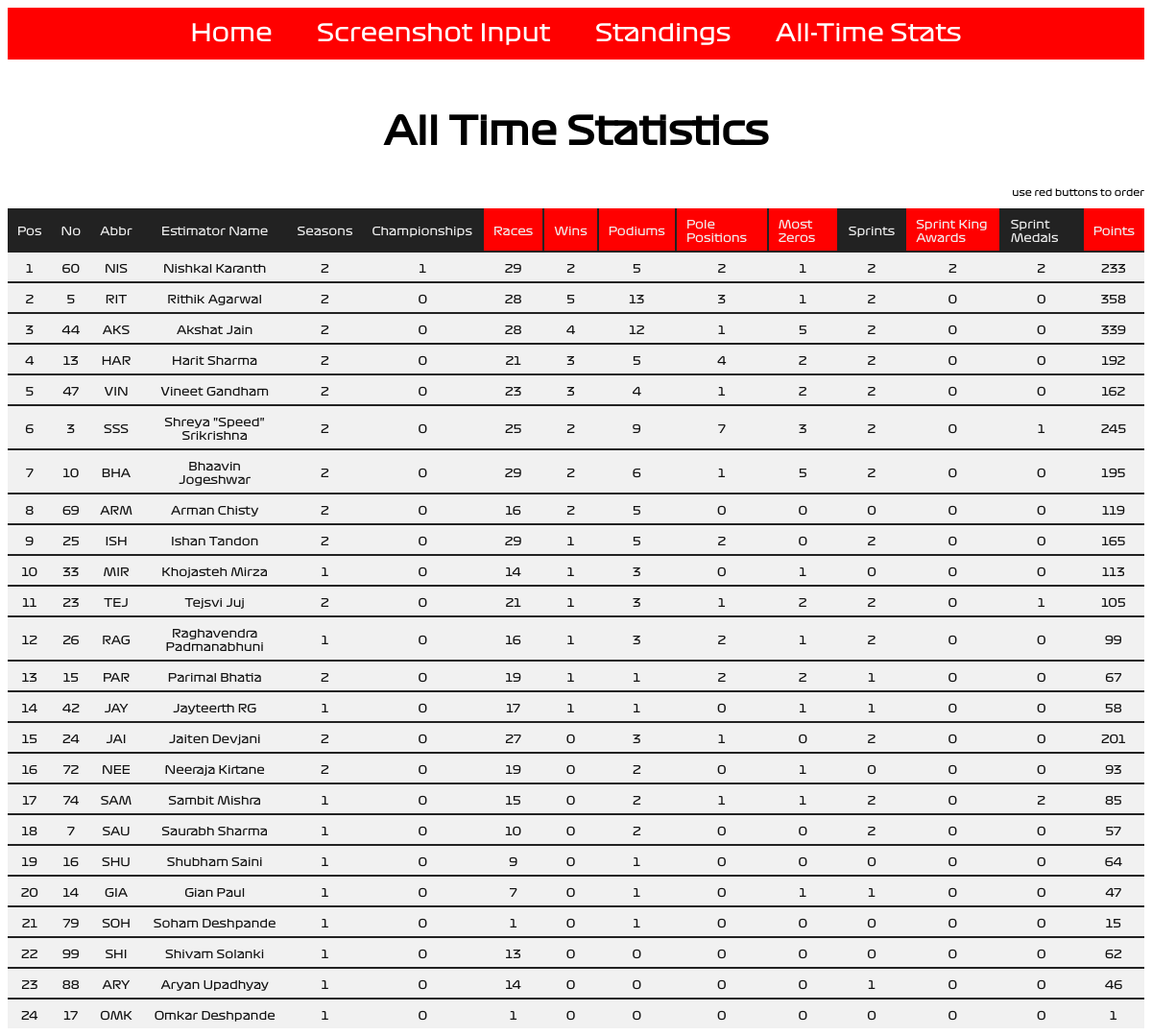
The page /alltimestats/ on the database as committed earlier.
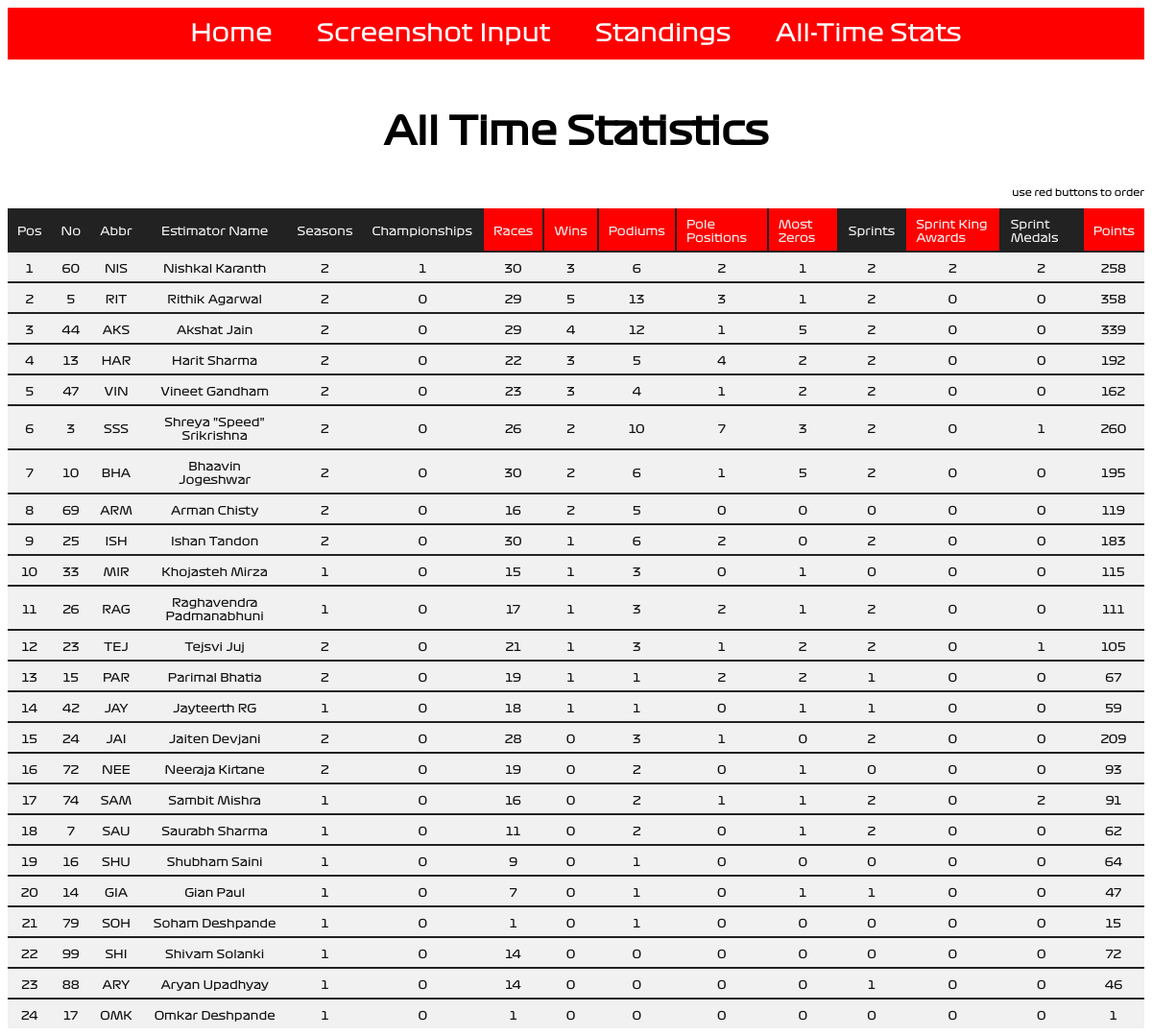
The same page on the database as committed later.
### input_portal/models.py (models this page shows, shortened)
class alltime_leaderboard(models.Model):
    abbr = models.CharField(max_length = 4, unique = True)
    first_name = models.CharField(max_length = 32)
    last_name = models.CharField(max_length = 32)
    driver_no = models.IntegerField()
    points = models.FloatField()
    races = models.IntegerField()
    wins = models.IntegerField()
    podiums = models.IntegerField()
    sprints = models.IntegerField()
    sprint_king = models.IntegerField()
    sprint_medals = models.IntegerField()
    poles = models.IntegerField()
    most_zeros = models.IntegerField()
    seasons = models.IntegerField()
    championships = models.IntegerField()

### input_portal/views.py (the view)
# urls.py: path('alltimestats/', views.AllTimeStatsView, name='alltimestats'),
def AllTimeStatsView(request):
    href_list=['races', 'wins', 'podiums', 'poles', 'mostzeros', 'sprintkings', 'points']
    selected_list=['unselected', 'unselected', 'unselected', 'unselected', 'unselected', 'unselected', 'unselected']
    alltimestats_list = alltime_leaderboard.objects.order_by('-championships', '-wins', '-podiums', '-points')
    stats_dict = {'stat_table' : alltimestats_list, 'h': href_list, 's': selected_list}
    return render(request, 'alltimestats.html', context = stats_dict)

### input_portal/templates/input_portal/alltimestats.html
<!DOCTYPE html>
{% extends "input_portal/base.html" %}
{% block body_block %}
  <h2>All Time Statistics</h2>
  <p style="text-align: right; font-size: 10px"> use red buttons to order </p>
  {% if stat_table %}
  <table class="current_leaderboard centre">
  <thead>
    <td class="statHead"> Pos </td>
    <td class="statHead"> No </td>
    <td class="statHead"> Abbr </td>
    <td class="statHead tcentre"> Estimator Name </td>
    <td class="statHead"> Seasons </td>
    <td class="statHead"> Championships </td>
    <td class="statButton{{ s.0 }}"> <a href = "{{ h.0 }}"> Races </a> </td>
    <td class="statButton{{ s.1 }}"> <a href = "{{ h.1 }}"> Wins </a> </td>
    <td class="statButton{{ s.2 }}"> <a href = "{{ h.2 }}"> Podiums </a> </td>
    <td class="statButton{{ s.3 }}"> <a href = "{{ h.3 }}"> Pole Positions </a> </td>
    <td class="statButton{{ s.4 }}"> <a href = "{{ h.4 }}"> Most Zeros </a> </td>
    <td class="statHead"> Sprints </td>
    <td class="statButton{{ s.5 }}"> <a href = "{{ h.5 }}"> Sprint King Awards </a> </td>
    <td class="statHead"> Sprint Medals </td>
    <td class="statButton{{ s.6 }}"> <a href = "{{ h.6 }}"> Points </a> </td>
  </thead>
  {% for row in stat_table %}
    <tr>
      <td class="statText"> {{ forloop.counter }} </td>
      <td class="statText"> {{ row.driver_no }} </td>
      <td class="statText"> {{ row.abbr }} </td>
      <td class="statText"> {{ row.first_name }} {{ row.last_name }} </td>
      <td class="statText"> {{ row.seasons }} </td>
      <td class="statText"> {{ row.championships }} </td>
      <td class="statText"> {{ row.races }} </td>
      <td class="statText"> {{ row.wins }} </td>
      <td class="statText"> {{ row.podiums }} </td>
      <td class="statText"> {{ row.poles }} </td>
      <td class="statText"> {{ row.most_zeros }} </td>
      <td class="statText"> {{ row.sprints }} </td>
      <td class="statText"> {{ row.sprint_king }} </td>
      <td class="statText"> {{ row.sprint_medals }} </td>
      <td class="statText"> {{ row.points|floatformat:0 }} </td>
    </tr>
  {% endfor %}
  </table>
  {% else %}
    <p>No data found </p>
  {% endif %}
{% endblock %}

Rows that differ between the two databases and show on the page:
changed alltime_leaderboard "NIS": races "29" → "30"; wins "2" → "3"; podiums "5" → "6"; points "233" → "258"
changed alltime_leaderboard "RIT": races "28" → "29"
changed alltime_leaderboard "AKS": races "28" → "29"
changed alltime_leaderboard "HAR": races "21" → "22"
changed alltime_leaderboard "SSS": races "25" → "26"; podiums "9" → "10"; points "245" → "260"
changed alltime_leaderboard "BHA": races "29" → "30"
changed alltime_leaderboard "ISH": races "29" → "30"; podiums "5" → "6"; points "165" → "183"
changed alltime_leaderboard "MIR": races "14" → "15"; points "113" → "115"
changed alltime_leaderboard "RAG": races "16" → "17"; points "99" → "111"; moves up the list
changed alltime_leaderboard "JAY": races "17" → "18"; points "58" → "59"
changed alltime_leaderboard "JAI": races "27" → "28"; points "201" → "209"
changed alltime_leaderboard "SAM": races "15" → "16"; points "85" → "91"
changed alltime_leaderboard "SAU": races "10" → "11"; most_zeros "0" → "1"; points "57" → "62"
changed alltime_leaderboard "SHI": races "13" → "14"; points "62" → "72"
